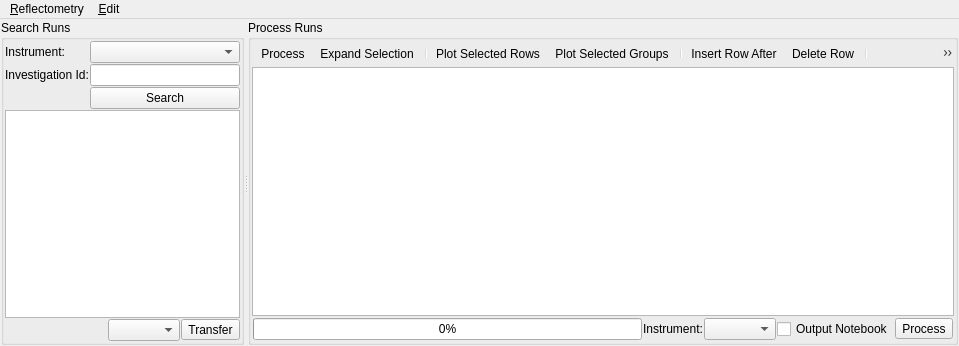
<?xml version="1.0" encoding="UTF-8"?>
<ui version="4.0">
 <class>reflMainWidget</class>
 <widget class="QMainWindow" name="reflMainWidget">
  <property name="geometry">
   <rect>
    <x>0</x>
    <y>0</y>
    <width>959</width>
    <height>346</height>
   </rect>
  </property>
  <property name="windowTitle">
   <string>ISIS Reflectometry (Polref)</string>
  </property>
  <widget class="QWidget" name="centralwidget">
   <layout class="QVBoxLayout" name="layoutMain">
    <property name="leftMargin">
     <number>1</number>
    </property>
    <property name="topMargin">
     <number>1</number>
    </property>
    <property name="rightMargin">
     <number>1</number>
    </property>
    <property name="bottomMargin">
     <number>1</number>
    </property>
    <item>
     <widget class="QSplitter" name="splitterTables">
      <property name="sizePolicy">
       <sizepolicy hsizetype="Expanding" vsizetype="Expanding">
        <horstretch>0</horstretch>
        <verstretch>0</verstretch>
       </sizepolicy>
      </property>
      <property name="orientation">
       <enum>Qt::Horizontal</enum>
      </property>
      <property name="childrenCollapsible">
       <bool>true</bool>
      </property>
      <widget class="QGroupBox" name="groupSearchPane">
       <property name="title">
        <string>Search Runs</string>
       </property>
       <layout class="QVBoxLayout" name="layoutSearchPane">
        <property name="spacing">
         <number>1</number>
        </property>
        <property name="leftMargin">
         <number>1</number>
        </property>
        <property name="topMargin">
         <number>1</number>
        </property>
        <property name="rightMargin">
         <number>1</number>
        </property>
        <property name="bottomMargin">
         <number>1</number>
        </property>
        <item>
         <layout class="QFormLayout" name="layoutSearchForm">
          <item row="0" column="0">
           <widget class="QLabel" name="labelInstrument">
            <property name="text">
             <string>Instrument:</string>
            </property>
            <property name="buddy">
             <cstring>comboSearchInstrument</cstring>
            </property>
           </widget>
          </item>
          <item row="0" column="1">
           <widget class="QComboBox" name="comboSearchInstrument">
            <property name="sizePolicy">
             <sizepolicy hsizetype="Expanding" vsizetype="Fixed">
              <horstretch>0</horstretch>
              <verstretch>0</verstretch>
             </sizepolicy>
            </property>
            <property name="minimumSize">
             <size>
              <width>150</width>
              <height>0</height>
             </size>
            </property>
            <property name="toolTip">
             <string>Select the instrument to search with</string>
            </property>
            <property name="whatsThis">
             <string>Specifies which instrument you're searching for data from.</string>
            </property>
           </widget>
          </item>
          <item row="1" column="0">
           <widget class="QLabel" name="labelInvestigationId">
            <property name="sizePolicy">
             <sizepolicy hsizetype="Minimum" vsizetype="Preferred">
              <horstretch>0</horstretch>
              <verstretch>0</verstretch>
             </sizepolicy>
            </property>
            <property name="text">
             <string>Investigation Id:</string>
            </property>
            <property name="buddy">
             <cstring>textSearch</cstring>
            </property>
           </widget>
          </item>
          <item row="1" column="1">
           <widget class="QLineEdit" name="textSearch">
            <property name="sizePolicy">
             <sizepolicy hsizetype="Expanding" vsizetype="Fixed">
              <horstretch>0</horstretch>
              <verstretch>0</verstretch>
             </sizepolicy>
            </property>
            <property name="minimumSize">
             <size>
              <width>40</width>
              <height>0</height>
             </size>
            </property>
            <property name="toolTip">
             <string>Investigation to search for</string>
            </property>
            <property name="whatsThis">
             <string>Specifies the investigation id that you are searching for runs from.</string>
            </property>
            <property name="inputMethodHints">
             <set>Qt::ImhDigitsOnly</set>
            </property>
            <property name="cursorPosition">
             <number>0</number>
            </property>
           </widget>
          </item>
          <item row="2" column="1">
           <widget class="QPushButton" name="buttonSearch">
            <property name="sizePolicy">
             <sizepolicy hsizetype="Preferred" vsizetype="Preferred">
              <horstretch>0</horstretch>
              <verstretch>0</verstretch>
             </sizepolicy>
            </property>
            <property name="toolTip">
             <string>Search</string>
            </property>
            <property name="whatsThis">
             <string>Searches ICAT for runs from the given instrument with the given investigation id.</string>
            </property>
            <property name="text">
             <string>Search</string>
            </property>
           </widget>
          </item>
         </layout>
        </item>
        <item>
         <widget class="QTableView" name="tableSearchResults">
          <property name="contextMenuPolicy">
           <enum>Qt::CustomContextMenu</enum>
          </property>
          <property name="selectionMode">
           <enum>QAbstractItemView::ExtendedSelection</enum>
          </property>
          <property name="selectionBehavior">
           <enum>QAbstractItemView::SelectRows</enum>
          </property>
          <attribute name="horizontalHeaderDefaultSectionSize">
           <number>60</number>
          </attribute>
          <attribute name="horizontalHeaderMinimumSectionSize">
           <number>20</number>
          </attribute>
          <attribute name="horizontalHeaderStretchLastSection">
           <bool>true</bool>
          </attribute>
          <attribute name="verticalHeaderVisible">
           <bool>false</bool>
          </attribute>
          <attribute name="verticalHeaderDefaultSectionSize">
           <number>20</number>
          </attribute>
         </widget>
        </item>
        <item>
         <layout class="QHBoxLayout" name="layoutSearchBottomRow">
          <item>
           <spacer name="spacerTransfer">
            <property name="orientation">
             <enum>Qt::Horizontal</enum>
            </property>
            <property name="sizeHint" stdset="0">
             <size>
              <width>40</width>
              <height>20</height>
             </size>
            </property>
           </spacer>
          </item>
          <item>
           <widget class="QComboBox" name="comboTransferMethod"/>
          </item>
          <item>
           <widget class="QToolButton" name="buttonTransfer">
            <property name="text">
             <string>Transfer</string>
            </property>
            <property name="toolButtonStyle">
             <enum>Qt::ToolButtonTextBesideIcon</enum>
            </property>
           </widget>
          </item>
         </layout>
        </item>
       </layout>
      </widget>
      <widget class="QGroupBox" name="groupProcessPane">
       <property name="title">
        <string>Process Runs</string>
       </property>
       <layout class="QHBoxLayout" name="layoutTableView">
        <property name="spacing">
         <number>1</number>
        </property>
        <property name="leftMargin">
         <number>1</number>
        </property>
        <property name="topMargin">
         <number>1</number>
        </property>
        <property name="rightMargin">
         <number>1</number>
        </property>
        <property name="bottomMargin">
         <number>1</number>
        </property>
        <item>
         <layout class="QVBoxLayout" name="layoutButtonsTable">
          <property name="spacing">
           <number>1</number>
          </property>
          <item>
           <widget class="QToolBar" name="rowToolBar">
            <property name="styleSheet">
             <string>QToolBar{border: none;}</string>
            </property>
            <addaction name="actionProcess"/>
            <addaction name="actionExpandSelection"/>
            <addaction name="separator"/>
            <addaction name="actionPlotRow"/>
            <addaction name="actionPlotGroup"/>
            <addaction name="separator"/>
            <addaction name="actionAppendRow"/>
            <addaction name="actionDeleteRow"/>
            <addaction name="separator"/>
            <addaction name="actionGroupRows"/>
            <addaction name="actionCopySelected"/>
            <addaction name="actionCutSelected"/>
            <addaction name="actionPasteSelected"/>
            <addaction name="actionClearSelected"/>
            <addaction name="actionHelp"/>
           </widget>
          </item>
          <item>
           <widget class="QTableView" name="viewTable">
            <property name="sizePolicy">
             <sizepolicy hsizetype="Expanding" vsizetype="Expanding">
              <horstretch>0</horstretch>
              <verstretch>0</verstretch>
             </sizepolicy>
            </property>
            <property name="contextMenuPolicy">
             <enum>Qt::CustomContextMenu</enum>
            </property>
            <property name="editTriggers">
             <set>QAbstractItemView::AnyKeyPressed|QAbstractItemView::DoubleClicked|QAbstractItemView::EditKeyPressed|QAbstractItemView::SelectedClicked</set>
            </property>
            <property name="alternatingRowColors">
             <bool>true</bool>
            </property>
            <property name="selectionMode">
             <enum>QAbstractItemView::ExtendedSelection</enum>
            </property>
            <property name="selectionBehavior">
             <enum>QAbstractItemView::SelectRows</enum>
            </property>
            <attribute name="horizontalHeaderDefaultSectionSize">
             <number>60</number>
            </attribute>
            <attribute name="horizontalHeaderMinimumSectionSize">
             <number>20</number>
            </attribute>
            <attribute name="horizontalHeaderStretchLastSection">
             <bool>true</bool>
            </attribute>
            <attribute name="verticalHeaderDefaultSectionSize">
             <number>20</number>
            </attribute>
           </widget>
          </item>
          <item>
           <layout class="QHBoxLayout" name="layoutRowButtons">
            <property name="leftMargin">
             <number>1</number>
            </property>
            <property name="topMargin">
             <number>1</number>
            </property>
            <property name="rightMargin">
             <number>1</number>
            </property>
            <property name="bottomMargin">
             <number>1</number>
            </property>
            <item>
             <widget class="QProgressBar" name="progressBar">
              <property name="whatsThis">
               <string>Shows the current progress when processing.</string>
              </property>
              <property name="value">
               <number>0</number>
              </property>
             </widget>
            </item>
            <item>
             <widget class="QLabel" name="labelProcessInstrument">
              <property name="text">
               <string>Instrument:</string>
              </property>
             </widget>
            </item>
            <item>
             <widget class="QComboBox" name="comboProcessInstrument">
              <property name="sizePolicy">
               <sizepolicy hsizetype="Minimum" vsizetype="Fixed">
                <horstretch>0</horstretch>
                <verstretch>0</verstretch>
               </sizepolicy>
              </property>
              <property name="toolTip">
               <string>Select the instrument to assume for fetching runs</string>
              </property>
              <property name="whatsThis">
               <string>Specifies the instrument that data being processed was generated by. This is used to help identify the correct data to load when given sample run numbers to process.</string>
              </property>
             </widget>
            </item>
            <item>
             <widget class="QCheckBox" name="checkEnableNotebook">
              <property name="text">
               <string>Output Notebook</string>
              </property>
             </widget>
            </item>
            <item>
             <widget class="QToolButton" name="buttonProcess">
              <property name="text">
               <string>Process</string>
              </property>
              <property name="toolButtonStyle">
               <enum>Qt::ToolButtonTextBesideIcon</enum>
              </property>
              <property name="arrowType">
               <enum>Qt::NoArrow</enum>
              </property>
             </widget>
            </item>
           </layout>
          </item>
         </layout>
        </item>
       </layout>
      </widget>
     </widget>
    </item>
   </layout>
  </widget>
  <widget class="QMenuBar" name="menuBar">
   <property name="geometry">
    <rect>
     <x>0</x>
     <y>0</y>
     <width>959</width>
     <height>22</height>
    </rect>
   </property>
   <property name="nativeMenuBar">
    <bool>false</bool>
   </property>
   <widget class="QMenu" name="menuTable">
    <property name="title">
     <string>&amp;Reflectometry</string>
    </property>
    <widget class="QMenu" name="menuOpenTable">
     <property name="title">
      <string>Open Table</string>
     </property>
     <property name="icon">
      <iconset resource="../../../../MantidPlot/icons/icons.qrc">
       <normaloff>:/multiload.png</normaloff>:/multiload.png</iconset>
     </property>
    </widget>
    <addaction name="menuOpenTable"/>
    <addaction name="actionNewTable"/>
    <addaction name="actionSaveTable"/>
    <addaction name="actionSaveTableAs"/>
    <addaction name="separator"/>
    <addaction name="actionImportTable"/>
    <addaction name="actionExportTable"/>
    <addaction name="separator"/>
    <addaction name="actionSlitCalculator"/>
    <addaction name="separator"/>
    <addaction name="actionOptionsDialog"/>
   </widget>
   <widget class="QMenu" name="menuRows">
    <property name="title">
     <string>&amp;Edit</string>
    </property>
    <addaction name="actionProcess"/>
    <addaction name="actionExpandSelection"/>
    <addaction name="separator"/>
    <addaction name="actionPlotRow"/>
    <addaction name="actionPlotGroup"/>
    <addaction name="separator"/>
    <addaction name="actionPrependRow"/>
    <addaction name="actionAppendRow"/>
    <addaction name="separator"/>
    <addaction name="actionGroupRows"/>
    <addaction name="actionCopySelected"/>
    <addaction name="actionCutSelected"/>
    <addaction name="actionPasteSelected"/>
    <addaction name="actionClearSelected"/>
    <addaction name="separator"/>
    <addaction name="actionDeleteRow"/>
   </widget>
   <addaction name="menuTable"/>
   <addaction name="menuRows"/>
  </widget>
  <action name="actionNewTable">
   <property name="icon">
    <iconset resource="../../../../MantidPlot/icons/icons.qrc">
     <normaloff>:/new.png</normaloff>:/new.png</iconset>
   </property>
   <property name="text">
    <string>New Table</string>
   </property>
   <property name="whatsThis">
    <string>Discards the current contents of the processing table and starts afresh.</string>
   </property>
  </action>
  <action name="actionSaveTable">
   <property name="icon">
    <iconset resource="../../../../MantidPlot/icons/icons.qrc">
     <normaloff>:/filesave.png</normaloff>:/filesave.png</iconset>
   </property>
   <property name="text">
    <string>Save Table</string>
   </property>
   <property name="whatsThis">
    <string>Saves the current contents of the table to the table workspace that was last saved to or opened. If none exist, it prompts for a workspace name to save as.</string>
   </property>
  </action>
  <action name="actionSaveTableAs">
   <property name="icon">
    <iconset resource="../../../../MantidPlot/icons/icons.qrc">
     <normaloff>:/filesaveas.png</normaloff>:/filesaveas.png</iconset>
   </property>
   <property name="text">
    <string>Save Table As</string>
   </property>
   <property name="whatsThis">
    <string>Prompts for a workspace name to save the current contents of the table to.</string>
   </property>
  </action>
  <action name="actionAppendRow">
   <property name="icon">
    <iconset resource="../../../../MantidPlot/icons/icons.qrc">
     <normaloff>:/insert_row.png</normaloff>:/insert_row.png</iconset>
   </property>
   <property name="text">
    <string>Insert Row After</string>
   </property>
   <property name="toolTip">
    <string>Insert Row After</string>
   </property>
   <property name="whatsThis">
    <string>Inserts a new row after the first selected row. If no rows are selected then a new row is added at the end of the table.</string>
   </property>
  </action>
  <action name="actionPrependRow">
   <property name="icon">
    <iconset resource="../../../../MantidPlot/icons/icons.qrc">
     <normaloff>:/insert_row.png</normaloff>:/insert_row.png</iconset>
   </property>
   <property name="text">
    <string>Insert Row Before</string>
   </property>
   <property name="toolTip">
    <string>Insert Row Before</string>
   </property>
   <property name="whatsThis">
    <string>Inserts a new row before the first selected row. If no rows are selected then a new row is inserted at the start of the table.</string>
   </property>
  </action>
  <action name="actionDeleteRow">
   <property name="icon">
    <iconset resource="../../../../MantidPlot/icons/icons.qrc">
     <normaloff>:/delete_row.png</normaloff>:/delete_row.png</iconset>
   </property>
   <property name="text">
    <string>Delete Row</string>
   </property>
   <property name="whatsThis">
    <string>Deletes the selected rows.</string>
   </property>
  </action>
  <action name="actionGroupRows">
   <property name="icon">
    <iconset resource="../../../../MantidPlot/icons/icons.qrc">
     <normaloff>:/drag_curves.png</normaloff>:/drag_curves.png</iconset>
   </property>
   <property name="text">
    <string>Group Selected</string>
   </property>
   <property name="whatsThis">
    <string>Places all of the selected rows into the same group.</string>
   </property>
  </action>
  <action name="actionProcess">
   <property name="icon">
    <iconset resource="../../../../MantidPlot/icons/icons.qrc">
     <normaloff>:/stat_rows.png</normaloff>:/stat_rows.png</iconset>
   </property>
   <property name="text">
    <string>Process</string>
   </property>
   <property name="whatsThis">
    <string>Processes the selected rows. If no rows are selected then all rows are processed.</string>
   </property>
  </action>
  <action name="actionExpandSelection">
   <property name="icon">
    <iconset resource="../../../../MantidPlot/icons/icons.qrc">
     <normaloff>:/fit_frame.png</normaloff>:/fit_frame.png</iconset>
   </property>
   <property name="text">
    <string>Expand Selection</string>
   </property>
   <property name="toolTip">
    <string>Select an entire group</string>
   </property>
   <property name="whatsThis">
    <string>Expands the current selection to include any rows that are in the same group as any selected row.</string>
   </property>
  </action>
  <action name="actionOptionsDialog">
   <property name="icon">
    <iconset resource="../../../../MantidPlot/icons/icons.qrc">
     <normaloff>:/configure.png</normaloff>:/configure.png</iconset>
   </property>
   <property name="text">
    <string>Options...</string>
   </property>
   <property name="toolTip">
    <string>Set options for the Reflectometry UI</string>
   </property>
   <property name="whatsThis">
    <string>Opens a dialog that allows the behaviour of the Reflectometry UI to be customised.</string>
   </property>
  </action>
  <action name="actionClearSelected">
   <property name="icon">
    <iconset resource="../../../../MantidPlot/icons/icons.qrc">
     <normaloff>:/erase.png</normaloff>:/erase.png</iconset>
   </property>
   <property name="text">
    <string>Clear Selected</string>
   </property>
   <property name="whatsThis">
    <string>Clears the contents of the selected rows and ungroups them, placing each row into a unique group.</string>
   </property>
  </action>
  <action name="actionCopySelected">
   <property name="icon">
    <iconset resource="../../../../MantidPlot/icons/icons.qrc">
     <normaloff>:/copy.png</normaloff>:/copy.png</iconset>
   </property>
   <property name="text">
    <string>Copy Selected</string>
   </property>
   <property name="whatsThis">
    <string>Copies the selected rows to the clipboard. Each row is placed on a new line, and each cell is separated by a tab.</string>
   </property>
   <property name="shortcut">
    <string>Ctrl+C</string>
   </property>
  </action>
  <action name="actionPasteSelected">
   <property name="icon">
    <iconset resource="../../../../MantidPlot/icons/icons.qrc">
     <normaloff>:/paste.png</normaloff>:/paste.png</iconset>
   </property>
   <property name="text">
    <string>Paste Selected</string>
   </property>
   <property name="whatsThis">
    <string>Pastes the contents of the clipboard into the selected rows. If no rows are selected, new ones are added at the end of the table.</string>
   </property>
   <property name="shortcut">
    <string>Ctrl+V</string>
   </property>
  </action>
  <action name="actionCutSelected">
   <property name="icon">
    <iconset resource="../../../../MantidPlot/icons/icons.qrc">
     <normaloff>:/cut.png</normaloff>:/cut.png</iconset>
   </property>
   <property name="text">
    <string>Cut Selected</string>
   </property>
   <property name="whatsThis">
    <string>Copies the selected rows to the clipboard, and then deletes them. Each row is placed on a new line, and each cell is separated by a tab.</string>
   </property>
   <property name="shortcut">
    <string>Ctrl+X</string>
   </property>
  </action>
  <action name="actionSearch">
   <property name="icon">
    <iconset resource="../../../../MantidPlot/icons/icons.qrc">
     <normaloff>:/folder.png</normaloff>:/folder.png</iconset>
   </property>
   <property name="text">
    <string>Search</string>
   </property>
  </action>
  <action name="actionTransfer">
   <property name="icon">
    <iconset resource="../../../../MantidPlot/icons/icons.qrc">
     <normaloff>:/append_drag_curves.png</normaloff>:/append_drag_curves.png</iconset>
   </property>
   <property name="text">
    <string>Transfer</string>
   </property>
   <property name="toolTip">
    <string>Transfer the selected run(s) to the processing table.</string>
   </property>
   <property name="whatsThis">
    <string>Transfers the selected runs into the processing table.</string>
   </property>
  </action>
  <action name="actionImportTable">
   <property name="icon">
    <iconset resource="../../../../MantidPlot/icons/icons.qrc">
     <normaloff>:/open_template.png</normaloff>:/open_template.png</iconset>
   </property>
   <property name="text">
    <string>Import .TBL</string>
   </property>
   <property name="toolTip">
    <string>Import a .TBL file</string>
   </property>
   <property name="whatsThis">
    <string>Imports a .TBL file to a workspace using the LoadReflTBL algorithm. The resulting workspace can then be loaded as a table as normal.</string>
   </property>
  </action>
  <action name="actionExportTable">
   <property name="icon">
    <iconset resource="../../../../MantidPlot/icons/icons.qrc">
     <normaloff>:/save_template.png</normaloff>:/save_template.png</iconset>
   </property>
   <property name="text">
    <string>Export .TBL</string>
   </property>
   <property name="toolTip">
    <string>Export a .TBL file</string>
   </property>
   <property name="whatsThis">
    <string>Exports a table workspace to a .TBL file that can be used by the ISIS Reflectometry UI in older versions of Mantid.</string>
   </property>
  </action>
  <action name="actionHelp">
   <property name="icon">
    <iconset resource="../../../../MantidPlot/icons/icons.qrc">
     <normaloff>:/help.png</normaloff>:/help.png</iconset>
   </property>
   <property name="text">
    <string>Help</string>
   </property>
   <property name="toolTip">
    <string>Opens the documentation.</string>
   </property>
   <property name="whatsThis">
    <string>Opens the interface's documentation in the Qt Help Browser.</string>
   </property>
   <property name="shortcut">
    <string>F1</string>
   </property>
  </action>
  <action name="actionPlotRow">
   <property name="icon">
    <iconset resource="../../../../MantidPlot/icons/icons.qrc">
     <normaloff>:/graph.png</normaloff>:/graph.png</iconset>
   </property>
   <property name="text">
    <string>Plot Selected Rows</string>
   </property>
   <property name="toolTip">
    <string>Plot the selected rows</string>
   </property>
   <property name="whatsThis">
    <string>Creates a plot of the IvsQ workspaces produced by the selected rows.</string>
   </property>
  </action>
  <action name="actionPlotGroup">
   <property name="icon">
    <iconset resource="../../../../MantidPlot/icons/icons.qrc">
     <normaloff>:/trajectory.png</normaloff>:/trajectory.png</iconset>
   </property>
   <property name="text">
    <string>Plot Selected Groups</string>
   </property>
   <property name="toolTip">
    <string>Plot the selected groups</string>
   </property>
   <property name="whatsThis">
    <string>Creates a plot of the stitched IvsQ workspaces produced by any groups any selected rows are in.</string>
   </property>
  </action>
  <action name="actionSlitCalculator">
   <property name="icon">
    <iconset resource="../../../../MantidPlot/icons/icons.qrc">
     <normaloff>:/param_range_btn.png</normaloff>:/param_range_btn.png</iconset>
   </property>
   <property name="text">
    <string>Slit Calculator</string>
   </property>
  </action>
 </widget>
 <tabstops>
  <tabstop>comboSearchInstrument</tabstop>
  <tabstop>tableSearchResults</tabstop>
  <tabstop>viewTable</tabstop>
 </tabstops>
 <resources>
  <include location="../../../../MantidPlot/icons/icons.qrc"/>
 </resources>
 <connections>
  <connection>
   <sender>buttonSearch</sender>
   <signal>clicked()</signal>
   <receiver>actionSearch</receiver>
   <slot>trigger()</slot>
   <hints>
    <hint type="sourcelabel">
     <x>217</x>
     <y>143</y>
    </hint>
    <hint type="destinationlabel">
     <x>-1</x>
     <y>-1</y>
    </hint>
   </hints>
  </connection>
  <connection>
   <sender>textSearch</sender>
   <signal>returnPressed()</signal>
   <receiver>actionSearch</receiver>
   <slot>trigger()</slot>
   <hints>
    <hint type="sourcelabel">
     <x>228</x>
     <y>112</y>
    </hint>
    <hint type="destinationlabel">
     <x>-1</x>
     <y>-1</y>
    </hint>
   </hints>
  </connection>
 </connections>
</ui>
